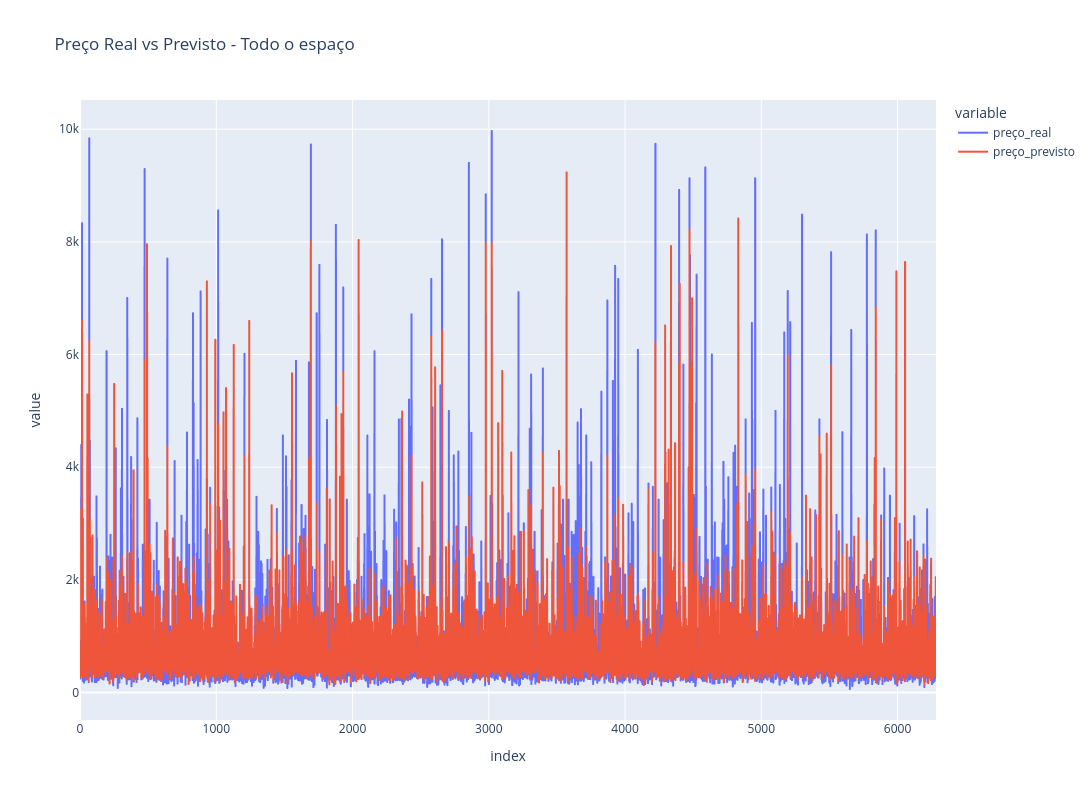

This figure's notebook cell:
### Markdown cell above
Resultado muito bom com XGBoost, principalmente para os dados de todo o espaço, no entanto houve perda de quase 40% dos dados totais devido a falta de dados em algumas das features, uma análise sem algumas features precisa ser feita.

### Code cell
import pandas as pd
import plotly.express as px

nome_do_grupo = 'Todo o espaço' 

y_real = predicoes_pricing[CASO]['arvore_xgboost'][nome_do_grupo]['y_test']
y_previsto = predicoes_pricing[CASO]['arvore_xgboost'][nome_do_grupo]['y_pred']

df_grupo_original = dfs_por_quartos[nome_do_grupo].dropna()
X_grupo = df_grupo_original.drop(columns=['price_cleaned'])
y_grupo = df_grupo_original['price_cleaned'].values

_, X_test_grupo, _, _ = train_test_split(
    X_grupo, y_grupo, test_size=0.2, random_state=RANDOM_SEED
)

df_grupo = pd.DataFrame({
    'id_imovel': X_test_grupo['id'], 
    'preço_real': y_real,            
    'preço_previsto': y_previsto     
})

df_grupo.reset_index(drop=True, inplace=True)
df_grupo['erro (%)'] = ((df_grupo['preço_real'] - df_grupo['preço_previsto']).abs() / df_grupo['preço_real'])*100

fig = px.line(df_grupo, y=['preço_real', 'preço_previsto'], 
              title=f"Preço Real vs Previsto - {nome_do_grupo}")
fig.update_layout(
    width=1500,
    height=800
)
fig.show()

print(f"Exemplos com erro >= 10% para {nome_do_grupo}:")
print(df_grupo[df_grupo['erro (%)'] >= 10].head())

### Figure 1 — Plotly figure (JSON) as saved in the notebook; plotly's stock layout.template omitted (floating-point values rounded to 4 significant figures; data arrays with more than 128 entries replaced by an {"elided": "..."} marker saying what was removed)
{"data": [{"hovertemplate": "variable=preço_real<br>index=%{x}<br>value=%{y}<extra></extra>", "legendgroup": "preço_real", "line": {"color": "#636efa", "dash": "solid"}, "marker": {"symbol": "circle"}, "mode": "lines", "name": "preço_real", "showlegend": true, "type": "scattergl", "x": {"elided": "6283 int values"}, "xaxis": "x", "y": {"elided": "6283 float values"}, "yaxis": "y"}, {"hovertemplate": "variable=preço_previsto<br>index=%{x}<br>value=%{y}<extra></extra>", "legendgroup": "preço_previsto", "line": {"color": "#EF553B", "dash": "solid"}, "marker": {"symbol": "circle"}, "mode": "lines", "name": "preço_previsto", "showlegend": true, "type": "scattergl", "x": {"elided": "6283 int values"}, "xaxis": "x", "y": {"elided": "6283 float values"}, "yaxis": "y"}], "layout": {"height": 800, "legend": {"title": {"text": "variable"}, "tracegroupgap": 0}, "title": {"text": "Preço Real vs Previsto - Todo o espaço"}, "width": 1500, "xaxis": {"anchor": "y", "domain": [0, 1], "title": {"text": "index"}}, "yaxis": {"anchor": "x", "domain": [0, 1], "title": {"text": "value"}}}}
